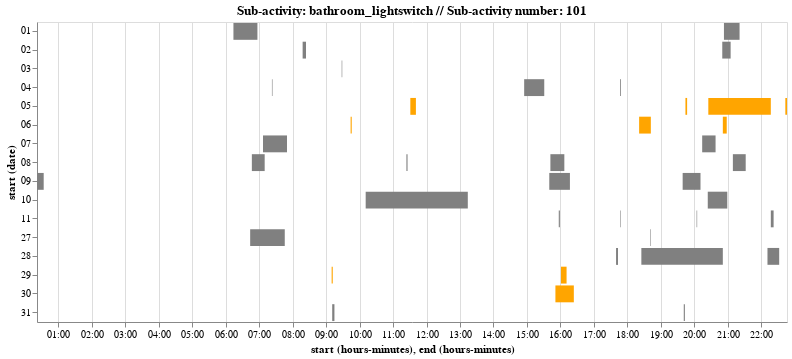

This figure's notebook cell:
### Markdown cell above
#### Bathroom - Lightswitch, Sub-activity # 101

* Calc duration
* Plot duration distribution

### Code cell
charts[2]

### Figure 1 — Vega-Lite specification as saved in the notebook (floating-point values rounded to 4 significant figures)
{"$schema": "https://vega.github.io/schema/vega-lite/v3.4.0.json", "config": {"mark": {"tooltip": null}, "view": {"height": 300, "width": 400}}, "data": {"name": "data-1c4c6fc0a96fd42212d522f3cbc56cfe"}, "datasets": {"data-1c4c6fc0a96fd42212d522f3cbc56cfe": [{"day": "3", "end": "2003-03-27T07:46:34", "index": 2, "start": "2003-03-27T06:44:20"}, {"day": "3", "end": "2003-03-27T18:42:00", "index": 82, "start": "2003-03-27T18:41:34"}, {"day": "3", "end": "2003-03-27T18:42:42", "index": 83, "start": "2003-03-27T18:42:03"}, {"day": "4", "end": "2003-03-28T17:43:14", "index": 124, "start": "2003-03-28T17:40:52"}, {"day": "4", "end": "2003-03-28T17:43:14", "index": 125, "start": "2003-03-28T17:40:52"}, {"day": "4", "end": "2003-03-28T20:51:26", "index": 135, "start": "2003-03-28T18:25:18"}, {"day": "4", "end": "2003-03-28T22:32:13", "index": 188, "start": "2003-03-28T22:11:54"}, {"day": "5", "end": "2003-03-29T09:12:34", "index": 210, "start": "2003-03-29T09:10:27"}, {"day": "5", "end": "2003-03-29T15:55:53", "index": 583, "start": "2003-03-29T15:55:51"}, {"day": "5", "end": "2003-03-29T16:11:59", "index": 597, "start": "2003-03-29T16:01:02"}, {"day": "6", "end": "2003-03-30T16:24:51", "index": 805, "start": "2003-03-30T15:51:02"}, {"day": "0", "end": "2003-03-31T09:15:00", "index": 844, "start": "2003-03-31T09:11:39"}, {"day": "0", "end": "2003-03-31T09:32:13", "index": 858, "start": "2003-03-31T09:32:07"}, {"day": "0", "end": "2003-03-31T17:14:16", "index": 886, "start": "2003-03-31T17:14:06"}, {"day": "0", "end": "2003-03-31T19:43:55", "index": 890, "start": "2003-03-31T19:41:36"}, {"day": "1", "end": "2003-04-01T06:57:58", "index": 902, "start": "2003-04-01T06:14:40"}, {"day": "1", "end": "2003-04-01T21:21:43", "index": 968, "start": "2003-04-01T20:53:49"}, {"day": "2", "end": "2003-04-02T08:24:50", "index": 1022, "start": "2003-04-02T08:18:43"}, {"day": "2", "end": "2003-04-02T21:05:51", "index": 1167, "start": "2003-04-02T20:50:23"}, {"day": "3", "end": "2003-04-03T09:29:29", "index": 1246, "start": "2003-04-03T09:28:30"}, {"day": "4", "end": "2003-04-04T07:24:14", "index": 1382, "start": "2003-04-04T07:23:14"}, {"day": "4", "end": "2003-04-04T15:31:38", "index": 1452, "start": "2003-04-04T14:55:08"}, {"day": "4", "end": "2003-04-04T17:48:33", "index": 1471, "start": "2003-04-04T17:47:48"}, {"day": "4", "end": "2003-04-04T17:48:33", "index": 1472, "start": "2003-04-04T17:47:48"}, {"day": "5", "end": "2003-04-05T11:41:35", "index": 1515, "start": "2003-04-05T11:31:11"}, {"day": "5", "end": "2003-04-05T19:47:36", "index": 1641, "start": "2003-04-05T19:44:18"}, {"day": "5", "end": "2003-04-05T22:17:02", "index": 1647, "start": "2003-04-05T20:25:50"}, {"day": "5", "end": "2003-04-05T22:46:13", "index": 1663, "start": "2003-04-05T22:43:56"}, {"day": "6", "end": "2003-04-06T09:46:03", "index": 1728, "start": "2003-04-06T09:44:50"}, {"day": "6", "end": "2003-04-06T18:42:02", "index": 1830, "start": "2003-04-06T18:21:17"}, {"day": "6", "end": "2003-04-06T20:58:55", "index": 1867, "start": "2003-04-06T20:51:56"}, {"day": "0", "end": "2003-04-07T07:50:05", "index": 1893, "start": "2003-04-07T07:07:45"}, {"day": "0", "end": "2003-04-07T07:54:40", "index": 1927, "start": "2003-04-07T07:54:36"}, {"day": "0", "end": "2003-04-07T13:14:53", "index": 1958, "start": "2003-04-07T13:14:31"}, {"day": "0", "end": "2003-04-07T20:38:45", "index": 1999, "start": "2003-04-07T20:14:56"}, {"day": "1", "end": "2003-04-08T07:10:40", "index": 2020, "start": "2003-04-08T06:47:35"}, {"day": "1", "end": "2003-04-08T11:26:26", "index": 2056, "start": "2003-04-08T11:24:46"}, {"day": "1", "end": "2003-04-08T16:07:12", "index": 2070, "start": "2003-04-08T15:42:20"}, {"day": "1", "end": "2003-04-08T17:17:40", "index": 2086, "start": "2003-04-08T17:17:21"}, {"day": "1", "end": "2003-04-08T21:32:28", "index": 2105, "start": "2003-04-08T21:09:04"}, {"day": "2", "end": "2003-04-09T00:34:53", "index": 2118, "start": "2003-04-09T00:22:16"}, {"day": "2", "end": "2003-04-09T16:17:07", "index": 2237, "start": "2003-04-09T15:40:56"}, {"day": "2", "end": "2003-04-09T20:11:22", "index": 2276, "start": "2003-04-09T19:39:51"}, {"day": "3", "end": "2003-04-10T13:14:03", "index": 2332, "start": "2003-04-10T10:11:38"}, {"day": "3", "end": "2003-04-10T20:59:11", "index": 2535, "start": "2003-04-10T20:24:44"}, {"day": "4", "end": "2003-04-11T15:59:17", "index": 2710, "start": "2003-04-11T15:57:59"}, {"day": "4", "end": "2003-04-11T17:48:35", "index": 2714, "start": "2003-04-11T17:47:25"}, {"day": "4", "end": "2003-04-11T20:05:18", "index": 2739, "start": "2003-04-11T20:04:29"}, {"day": "4", "end": "2003-04-11T22:22:21", "index": 2758, "start": "2003-04-11T22:17:34"}]}, "encoding": {"color": {"condition": {"test": "(datum.day > 4)", "value": "orange"}, "value": "grey"}, "detail": {"field": "index", "type": "quantitative"}, "x": {"field": "start", "timeUnit": "hoursminutes", "type": "temporal"}, "x2": {"field": "end", "timeUnit": "hoursminutes"}, "y": {"field": "start", "timeUnit": "date", "type": "ordinal"}}, "mark": "bar", "selection": {"selector611": {"bind": "scales", "encodings": ["x", "y"], "type": "interval"}}, "title": "Sub-activity: bathroom_lightswitch // Sub-activity number: 101", "width": 750}
